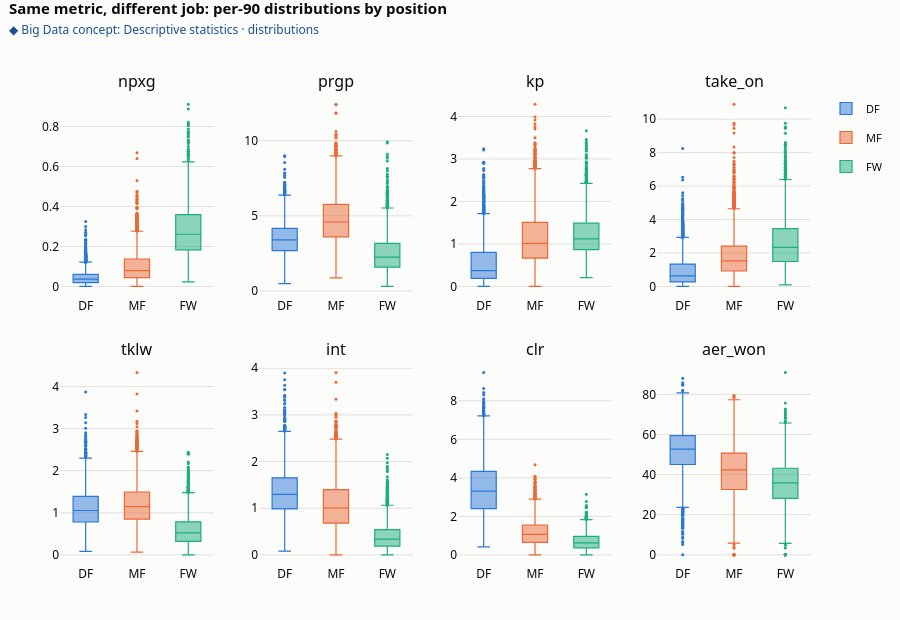
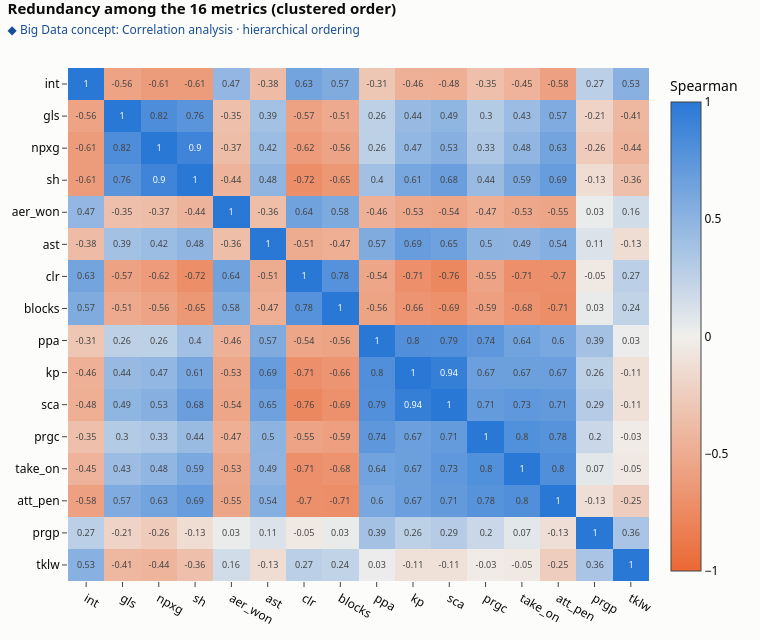

The notebook cell these images were saved under, in order:
### Code cell
show_m = ['npxg', 'prgp', 'kp', 'take_on', 'tklw', 'int', 'clr', 'aer_won']
fig = make_subplots(rows=2, cols=4, subplot_titles=show_m, vertical_spacing=0.14, horizontal_spacing=0.06)
for i, m in enumerate(show_m):
    for g in POS3:
        fig.add_trace(go.Box(y=E.loc[E['pos_group'] == g, m + '_p90'], name=g, marker=dict(color=POS_COL[g], size=3), line=dict(width=1.2), boxpoints='outliers',
                             legendgroup=g, showlegend=(i == 0)), row=i // 4 + 1, col=i % 4 + 1)
fig.update_layout(title='Same metric, different job: per-90 distributions by position', height=620)
show(fig, 'e1_distributions_by_position', concept='Descriptive statistics · distributions')

rho = E[active_features].corr(method='spearman')
Dm = 1 - rho.abs().values; np.fill_diagonal(Dm, 0)
order = hierarchy.leaves_list(hierarchy.linkage(squareform(Dm, checks=False), 'average'))
rho_o = rho.iloc[order, order]; names = [c.replace('_p90', '') for c in rho_o.columns]
fig = go.Figure(go.Heatmap(z=rho_o.values, x=names, y=names, colorscale=DIV_SCALE, zmid=0, zmin=-1, zmax=1, text=np.round(rho_o.values, 2), texttemplate='%{text}', textfont=dict(size=9),
                           colorbar=dict(title='Spearman'), hovertemplate='%{x} vs %{y}<br>rho = %{z:.2f}<extra></extra>'))
fig.update_layout(title='Redundancy among the 16 metrics (clustered order)', height=640, width=760, yaxis=dict(autorange='reversed'))
show(fig, 'e2_correlation', concept='Correlation analysis · hierarchical ordering')
iu = np.triu_indices(len(rho), 1); pairs = pd.Series(rho.values[iu], index=[(rho.index[i], rho.columns[j]) for i, j in zip(*iu)])
top_pair = pairs.abs().idxmax()
interp_corr = (f"{int((pairs.abs() > 0.7).sum())} of {len(pairs)} metric pairs correlate above 0.7 in absolute value; the strongest is {top_pair[0].replace('_p90', '')} vs "
      f"{top_pair[1].replace('_p90', '')} ({pairs[top_pair]:.2f}). The metrics overlap heavily, so far fewer than 16 independent dimensions are really needed (see PCA, 6D).")

legend(*show_m, 'DF', 'MF', 'FW', title='Legend')
takeaway(shows="Box plots of eight key metrics by position, then the Spearman correlation of all 16 metrics in clustered order (blocks = redundant metrics).", insight=interp_corr,
         use="Similar-looking metrics (e.g. key passes and shot-creating actions) carry almost the same information, so a profile match on 16 metrics is really a match on a few skills.")

### Figure 1 — Plotly figure (JSON) as saved in the notebook; plotly's stock layout.template omitted (floating-point values rounded to 4 significant figures; data arrays with more than 128 entries replaced by an {"elided": "..."} marker saying what was removed)
{"data": [{"boxpoints": "outliers", "legendgroup": "DF", "line": {"width": 1.2}, "marker": {"color": "#2a78d6", "size": 3}, "name": "DF", "showlegend": true, "type": "box", "xaxis": "x", "y": {"elided": "4407 float values"}, "yaxis": "y"}, {"boxpoints": "outliers", "legendgroup": "MF", "line": {"width": 1.2}, "marker": {"color": "#eb6834", "size": 3}, "name": "MF", "showlegend": true, "type": "box", "xaxis": "x", "y": {"elided": "3561 float values"}, "yaxis": "y"}, {"boxpoints": "outliers", "legendgroup": "FW", "line": {"width": 1.2}, "marker": {"color": "#1baf7a", "size": 3}, "name": "FW", "showlegend": true, "type": "box", "xaxis": "x", "y": {"elided": "2387 float values"}, "yaxis": "y"}, {"boxpoints": "outliers", "legendgroup": "DF", "line": {"width": 1.2}, "marker": {"color": "#2a78d6", "size": 3}, "name": "DF", "showlegend": false, "type": "box", "xaxis": "x2", "y": {"elided": "4407 float values"}, "yaxis": "y2"}, {"boxpoints": "outliers", "legendgroup": "MF", "line": {"width": 1.2}, "marker": {"color": "#eb6834", "size": 3}, "name": "MF", "showlegend": false, "type": "box", "xaxis": "x2", "y": {"elided": "3561 float values"}, "yaxis": "y2"}, {"boxpoints": "outliers", "legendgroup": "FW", "line": {"width": 1.2}, "marker": {"color": "#1baf7a", "size": 3}, "name": "FW", "showlegend": false, "type": "box", "xaxis": "x2", "y": {"elided": "2387 float values"}, "yaxis": "y2"}, {"boxpoints": "outliers", "legendgroup": "DF", "line": {"width": 1.2}, "marker": {"color": "#2a78d6", "size": 3}, "name": "DF", "showlegend": false, "type": "box", "xaxis": "x3", "y": {"elided": "4407 float values"}, "yaxis": "y3"}, {"boxpoints": "outliers", "legendgroup": "MF", "line": {"width": 1.2}, "marker": {"color": "#eb6834", "size": 3}, "name": "MF", "showlegend": false, "type": "box", "xaxis": "x3", "y": {"elided": "3561 float values"}, "yaxis": "y3"}, {"boxpoints": "outliers", "legendgroup": "FW", "line": {"width": 1.2}, "marker": {"color": "#1baf7a", "size": 3}, "name": "FW", "showlegend": false, "type": "box", "xaxis": "x3", "y": {"elided": "2387 float values"}, "yaxis": "y3"}, {"boxpoints": "outliers", "legendgroup": "DF", "line": {"width": 1.2}, "marker": {"color": "#2a78d6", "size": 3}, "name": "DF", "showlegend": false, "type": "box", "xaxis": "x4", "y": {"elided": "4407 float values"}, "yaxis": "y4"}, {"boxpoints": "outliers", "legendgroup": "MF", "line": {"width": 1.2}, "marker": {"color": "#eb6834", "size": 3}, "name": "MF", "showlegend": false, "type": "box", "xaxis": "x4", "y": {"elided": "3561 float values"}, "yaxis": "y4"}, {"boxpoints": "outliers", "legendgroup": "FW", "line": {"width": 1.2}, "marker": {"color": "#1baf7a", "size": 3}, "name": "FW", "showlegend": false, "type": "box", "xaxis": "x4", "y": {"elided": "2387 float values"}, "yaxis": "y4"}, {"boxpoints": "outliers", "legendgroup": "DF", "line": {"width": 1.2}, "marker": {"color": "#2a78d6", "size": 3}, "name": "DF", "showlegend": false, "type": "box", "xaxis": "x5", "y": {"elided": "4407 float values"}, "yaxis": "y5"}, {"boxpoints": "outliers", "legendgroup": "MF", "line": {"width": 1.2}, "marker": {"color": "#eb6834", "size": 3}, "name": "MF", "showlegend": false, "type": "box", "xaxis": "x5", "y": {"elided": "3561 float values"}, "yaxis": "y5"}, {"boxpoints": "outliers", "legendgroup": "FW", "line": {"width": 1.2}, "marker": {"color": "#1baf7a", "size": 3}, "name": "FW", "showlegend": false, "type": "box", "xaxis": "x5", "y": {"elided": "2387 float values"}, "yaxis": "y5"}, {"boxpoints": "outliers", "legendgroup": "DF", "line": {"width": 1.2}, "marker": {"color": "#2a78d6", "size": 3}, "name": "DF", "showlegend": false, "type": "box", "xaxis": "x6", "y": {"elided": "4407 float values"}, "yaxis": "y6"}, {"boxpoints": "outliers", "legendgroup": "MF", "line": {"width": 1.2}, "marker": {"color": "#eb6834", "size": 3}, "name": "MF", "showlegend": false, "type": "box", "xaxis": "x6", "y": {"elided": "3561 float values"}, "yaxis": "y6"}, {"boxpoints": "outliers", "legendgroup": "FW", "line": {"width": 1.2}, "marker": {"color": "#1baf7a", "size": 3}, "name": "FW", "showlegend": false, "type": "box", "xaxis": "x6", "y": {"elided": "2387 float values"}, "yaxis": "y6"}, {"boxpoints": "outliers", "legendgroup": "DF", "line": {"width": 1.2}, "marker": {"color": "#2a78d6", "size": 3}, "name": "DF", "showlegend": false, "type": "box", "xaxis": "x7", "y": {"elided": "4407 float values"}, "yaxis": "y7"}, {"boxpoints": "outliers", "legendgroup": "MF", "line": {"width": 1.2}, "marker": {"color": "#eb6834", "size": 3}, "name": "MF", "showlegend": false, "type": "box", "xaxis": "x7", "y": {"elided": "3561 float values"}, "yaxis": "y7"}, {"boxpoints": "outliers", "legendgroup": "FW", "line": {"width": 1.2}, "marker": {"color": "#1baf7a", "size": 3}, "name": "FW", "showlegend": false, "type": "box", "xaxis": "x7", "y": {"elided": "2387 float values"}, "yaxis": "y7"}, {"boxpoints": "outliers", "legendgroup": "DF", "line": {"width": 1.2}, "marker": {"color": "#2a78d6", "size": 3}, "name": "DF", "showlegend": false, "type": "box", "xaxis": "x8", "y": {"elided": "4407 float values"}, "yaxis": "y8"}, {"boxpoints": "outliers", "legendgroup": "MF", "line": {"width": 1.2}, "marker": {"color": "#eb6834", "size": 3}, "name": "MF", "showlegend": false, "type": "box", "xaxis": "x8", "y": {"elided": "3561 float values"}, "yaxis": "y8"}, {"boxpoints": "outliers", "legendgroup": "FW", "line": {"width": 1.2}, "marker": {"color": "#1baf7a", "size": 3}, "name": "FW", "showlegend": false, "type": "box", "xaxis": "x8", "y": {"elided": "2387 float values"}, "yaxis": "y8"}], "layout": {"annotations": [{"font": {"size": 16}, "showarrow": false, "text": "npxg", "x": 0.1025, "xanchor": "center", "xref": "paper", "y": 1.0, "yanchor": "bottom", "yref": "paper"}, {"font": {"size": 16}, "showarrow": false, "text": "prgp", "x": 0.3675, "xanchor": "center", "xref": "paper", "y": 1.0, "yanchor": "bottom", "yref": "paper"}, {"font": {"size": 16}, "showarrow": false, "text": "kp", "x": 0.6325, "xanchor": "center", "xref": "paper", "y": 1.0, "yanchor": "bottom", "yref": "paper"}, {"font": {"size": 16}, "showarrow": false, "text": "take_on", "x": 0.8975, "xanchor": "center", "xref": "paper", "y": 1.0, "yanchor": "bottom", "yref": "paper"}, {"font": {"size": 16}, "showarrow": false, "text": "tklw", "x": 0.1025, "xanchor": "center", "xref": "paper", "y": 0.43, "yanchor": "bottom", "yref": "paper"}, {"font": {"size": 16}, "showarrow": false, "text": "int", "x": 0.3675, "xanchor": "center", "xref": "paper", "y": 0.43, "yanchor": "bottom", "yref": "paper"}, {"font": {"size": 16}, "showarrow": false, "text": "clr", "x": 0.6325, "xanchor": "center", "xref": "paper", "y": 0.43, "yanchor": "bottom", "yref": "paper"}, {"font": {"size": 16}, "showarrow": false, "text": "aer_won", "x": 0.8975, "xanchor": "center", "xref": "paper", "y": 0.43, "yanchor": "bottom", "yref": "paper"}], "height": 620, "margin": {"b": 55, "l": 60, "r": 30, "t": 94}, "title": {"font": {"size": 15}, "text": "<b>Same metric, different job: per-90 distributions by position</b><br><span style='font-size:12px;color:#184f95'>◆ Big Data concept: Descriptive statistics · distributions</span>", "x": 0.01, "xanchor": "left", "y": 0.9774, "yanchor": "top"}, "xaxis": {"anchor": "y", "domain": [0.0, 0.205]}, "xaxis2": {"anchor": "y2", "domain": [0.265, 0.47]}, "xaxis3": {"anchor": "y3", "domain": [0.53, 0.735]}, "xaxis4": {"anchor": "y4", "domain": [0.795, 1.0]}, "xaxis5": {"anchor": "y5", "domain": [0.0, 0.205]}, "xaxis6": {"anchor": "y6", "domain": [0.265, 0.47]}, "xaxis7": {"anchor": "y7", "domain": [0.53, 0.735]}, "xaxis8": {"anchor": "y8", "domain": [0.795, 1.0]}, "yaxis": {"anchor": "x", "domain": [0.57, 1.0]}, "yaxis2": {"anchor": "x2", "domain": [0.57, 1.0]}, "yaxis3": {"anchor": "x3", "domain": [0.57, 1.0]}, "yaxis4": {"anchor": "x4", "domain": [0.57, 1.0]}, "yaxis5": {"anchor": "x5", "domain": [0.0, 0.43]}, "yaxis6": {"anchor": "x6", "domain": [0.0, 0.43]}, "yaxis7": {"anchor": "x7", "domain": [0.0, 0.43]}, "yaxis8": {"anchor": "x8", "domain": [0.0, 0.43]}}}

### Figure 2 — Plotly figure (JSON) as saved in the notebook; plotly's stock layout.template omitted (floating-point values rounded to 4 significant figures; data arrays with more than 128 entries replaced by an {"elided": "..."} marker saying what was removed)
{"data": [{"colorbar": {"title": {"text": "Spearman"}}, "colorscale": [[0, "#eb6834"], [0.5, "#f0efec"], [1, "#2a78d6"]], "hovertemplate": "%{x} vs %{y}<br>rho = %{z:.2f}<extra></extra>", "text": {"elided": "16x16 float values"}, "textfont": {"size": 9}, "texttemplate": "%{text}", "type": "heatmap", "x": ["int", "gls", "npxg", "sh", "aer_won", "ast", "clr", "blocks", "ppa", "kp", "sca", "prgc", "take_on", "att_pen", "prgp", "tklw"], "y": ["int", "gls", "npxg", "sh", "aer_won", "ast", "clr", "blocks", "ppa", "kp", "sca", "prgc", "take_on", "att_pen", "prgp", "tklw"], "z": {"elided": "16x16 float values"}, "zmax": 1, "zmid": 0, "zmin": -1}], "layout": {"height": 640, "margin": {"b": 55, "l": 60, "r": 30, "t": 68}, "title": {"font": {"size": 15}, "text": "<b>Redundancy among the 16 metrics (clustered order)</b><br><span style='font-size:12px;color:#184f95'>◆ Big Data concept: Correlation analysis · hierarchical ordering</span>", "x": 0.01, "xanchor": "left", "y": 0.9781, "yanchor": "top"}, "width": 760, "yaxis": {"autorange": "reversed"}}}
